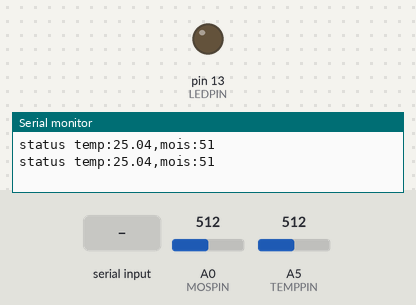
A sketch run on a simulated Arduino Uno, built with avr-gcc and run on an emulated ATmega328P. Parts: output pins drawn as LEDs (lit = HIGH), the last lines printed to the serial monitor. The inputs (shaded band) are chosen by the test bench; at power-on: A0 (MOSPIN) = 512, A5 (TEMPPIN) = 512. The board resets itself during the run and starts again.

Above: at 1.2 s.
1.3 s: "90,45\n" received over Serial
At 2.4 s:
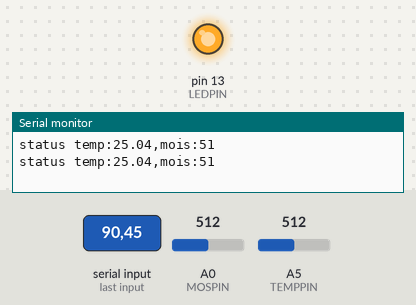
5.4 s: "115\n" received over Serial
At 6.6 s:
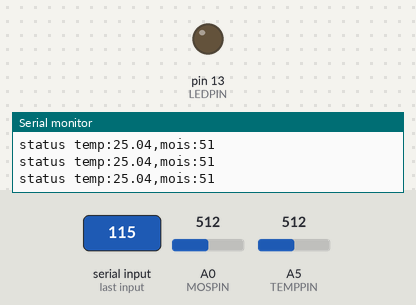
Timing chart, 0 to 8.4 s (numbered marks = the images above; inputs shaded):
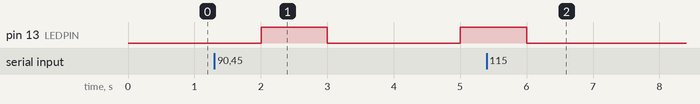

The sketch:

sketch_moisture.ino
```cpp
#include <Arduino.h>
#include <avr/wdt.h>
#include <math.h>

char deviceEvent[30]="";
const int TEMPPIN = 5;
const int LEDPIN = 13;
const int MOSPIN = 0;
int B=3975; //B value of the thermistor

void setup() {
  pinMode(LEDPIN,OUTPUT);
  Serial.begin(9600);
}

void loop() {
  if (Serial.available()) {
    int value = Serial.parseInt();
    if(value == 101) {
      blinkLED();
    } else if(value == 105) {
      blink5LED();
    } else if(value == 110) {
      blink10LED();
    } else if(value == 115) {
      reboot();
    } else {
      blinkLED();
    }
 }

  strcpy(deviceEvent, "");
  char val[10];
  strcat(deviceEvent,"status temp:");
  dtostrf(getTemp(),1,2, val);
  strcat(deviceEvent,val);
  strcat(deviceEvent,",mois:");
  int sensorValue = analogRead(MOSPIN);
  itoa(sensorValue/10, val, 10);
  strcat(deviceEvent,val);

  Serial.println(deviceEvent);
  delay(1000);
}

double getTemp(void) {
  double temperature;
  int a = analogRead(TEMPPIN);
  float resistance=(float)(1023-a)*10000/a; //get the resistance of the sensor;
  temperature=1/(log(resistance/10000)/B+1/298.15)-273.15;//convert to temperature via datasheet&nbsp;;
  return temperature;
}

void blinkLED(void){
  digitalWrite(LEDPIN, HIGH);
  delay(1000);
  digitalWrite(LEDPIN, LOW);
  delay(1000);
}

void blink5LED(void){
  for(int i=0;i<5;i++){
    digitalWrite(LEDPIN, HIGH);
    delay(1000);
    digitalWrite(LEDPIN, LOW);
    delay(1000);
  }
}

void blink10LED(void){
  for(int i=0;i<10;i++){
    digitalWrite(LEDPIN, HIGH);
    delay(1000);
    digitalWrite(LEDPIN, LOW);
    delay(1000);
  }
}

void reboot(void) {
  wdt_enable(WDTO_15MS); // turn on the WatchDog and wait.
  for(;;) {
    // do nothing and wait for the eventual...
  }
}
```

Measured:
- after the input at 1.3 s, pin 13 (LEDPIN): LOW → HIGH after 0.70 s, → LOW 1.0 s later, → HIGH 2.0 s later
- after the input at 5.4 s, pin 13 (LEDPIN): goes on until 6.0 s, then stays LOW
